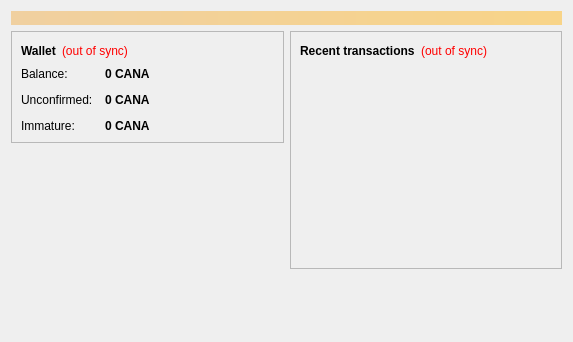
<?xml version="1.0" encoding="UTF-8"?>
<ui version="4.0">
 <class>OverviewPage</class>
 <widget class="QWidget" name="OverviewPage">
  <property name="geometry">
   <rect>
    <x>0</x>
    <y>0</y>
    <width>573</width>
    <height>342</height>
   </rect>
  </property>
  <property name="windowTitle">
   <string>Form</string>
  </property>
  <layout class="QVBoxLayout" name="topLayout">
   <item>
    <widget class="QLabel" name="labelAlerts">
     <property name="visible">
      <bool>false</bool>
     </property>
     <property name="styleSheet">
      <string notr="true">background-color: qlineargradient(x1: 0, y1: 0, x2: 1, y2: 0, stop:0 #F0D0A0, stop:1 #F8D488); color:#000000;</string>
     </property>
     <property name="wordWrap">
      <bool>true</bool>
     </property>
     <property name="margin">
      <number>3</number>
     </property>
    </widget>
   </item>
   <item>
    <layout class="QHBoxLayout" name="horizontalLayout" stretch="1,1">
     <item>
      <layout class="QVBoxLayout" name="verticalLayout_2">
       <item>
        <widget class="QFrame" name="frame">
         <property name="frameShape">
          <enum>QFrame::StyledPanel</enum>
         </property>
         <property name="frameShadow">
          <enum>QFrame::Raised</enum>
         </property>
         <layout class="QVBoxLayout" name="verticalLayout_4">
          <item>
           <layout class="QHBoxLayout" name="horizontalLayout_4">
            <item>
             <widget class="QLabel" name="label_5">
              <property name="font">
               <font>
                <weight>75</weight>
                <bold>true</bold>
               </font>
              </property>
              <property name="text">
               <string>Wallet</string>
              </property>
             </widget>
            </item>
            <item>
             <widget class="QLabel" name="labelWalletStatus">
              <property name="toolTip">
               <string>The displayed information may be out of date. Your wallet automatically synchronizes with the puntacana network after a connection is established, but this process has not completed yet.</string>
              </property>
              <property name="styleSheet">
               <string notr="true">QLabel { color: red; }</string>
              </property>
              <property name="text">
               <string notr="true">(out of sync)</string>
              </property>
              <property name="alignment">
               <set>Qt::AlignLeading|Qt::AlignLeft|Qt::AlignVCenter</set>
              </property>
             </widget>
            </item>
            <item>
             <spacer name="horizontalSpacer_2">
              <property name="orientation">
               <enum>Qt::Horizontal</enum>
              </property>
              <property name="sizeHint" stdset="0">
               <size>
                <width>40</width>
                <height>20</height>
               </size>
              </property>
             </spacer>
            </item>
           </layout>
          </item>
          <item>
           <layout class="QFormLayout" name="formLayout_2">
            <property name="fieldGrowthPolicy">
             <enum>QFormLayout::AllNonFixedFieldsGrow</enum>
            </property>
            <property name="horizontalSpacing">
             <number>12</number>
            </property>
            <property name="verticalSpacing">
             <number>12</number>
            </property>
            <item row="0" column="0">
             <widget class="QLabel" name="label">
              <property name="text">
               <string>Balance:</string>
              </property>
             </widget>
            </item>
            <item row="0" column="1">
             <widget class="QLabel" name="labelBalance">
              <property name="font">
               <font>
                <weight>75</weight>
                <bold>true</bold>
               </font>
              </property>
              <property name="cursor">
               <cursorShape>IBeamCursor</cursorShape>
              </property>
              <property name="toolTip">
               <string>Your current balance</string>
              </property>
              <property name="text">
               <string notr="true">0 CANA</string>
              </property>
              <property name="textInteractionFlags">
               <set>Qt::LinksAccessibleByMouse|Qt::TextSelectableByKeyboard|Qt::TextSelectableByMouse</set>
              </property>
             </widget>
            </item>
            <item row="1" column="0">
             <widget class="QLabel" name="label_3">
              <property name="text">
               <string>Unconfirmed:</string>
              </property>
             </widget>
            </item>
            <item row="1" column="1">
             <widget class="QLabel" name="labelUnconfirmed">
              <property name="font">
               <font>
                <weight>75</weight>
                <bold>true</bold>
               </font>
              </property>
              <property name="cursor">
               <cursorShape>IBeamCursor</cursorShape>
              </property>
              <property name="toolTip">
               <string>Total of transactions that have yet to be confirmed, and do not yet count toward the current balance</string>
              </property>
              <property name="text">
               <string notr="true">0 CANA</string>
              </property>
              <property name="textInteractionFlags">
               <set>Qt::LinksAccessibleByMouse|Qt::TextSelectableByKeyboard|Qt::TextSelectableByMouse</set>
              </property>
             </widget>
            </item>
            <item row="2" column="0">
             <widget class="QLabel" name="labelImmatureText">
              <property name="text">
               <string>Immature:</string>
              </property>
             </widget>
            </item>
            <item row="2" column="1">
             <widget class="QLabel" name="labelImmature">
              <property name="font">
               <font>
                <weight>75</weight>
                <bold>true</bold>
               </font>
              </property>
              <property name="toolTip">
               <string>Mined balance that has not yet matured</string>
              </property>
              <property name="text">
               <string notr="true">0 CANA</string>
              </property>
              <property name="textInteractionFlags">
               <set>Qt::LinksAccessibleByMouse|Qt::TextSelectableByKeyboard|Qt::TextSelectableByMouse</set>
              </property>
             </widget>
            </item>
           </layout>
          </item>
         </layout>
        </widget>
       </item>
       <item>
        <spacer name="verticalSpacer">
         <property name="orientation">
          <enum>Qt::Vertical</enum>
         </property>
         <property name="sizeHint" stdset="0">
          <size>
           <width>20</width>
           <height>40</height>
          </size>
         </property>
        </spacer>
       </item>
      </layout>
     </item>
     <item>
      <layout class="QVBoxLayout" name="verticalLayout_3">
       <item>
        <widget class="QFrame" name="frame_2">
         <property name="frameShape">
          <enum>QFrame::StyledPanel</enum>
         </property>
         <property name="frameShadow">
          <enum>QFrame::Raised</enum>
         </property>
         <layout class="QVBoxLayout" name="verticalLayout">
          <item>
           <layout class="QHBoxLayout" name="horizontalLayout_2">
            <item>
             <widget class="QLabel" name="label_4">
              <property name="text">
               <string>&lt;b&gt;Recent transactions&lt;/b&gt;</string>
              </property>
             </widget>
            </item>
            <item>
             <widget class="QLabel" name="labelTransactionsStatus">
              <property name="toolTip">
               <string>The displayed information may be out of date. Your wallet automatically synchronizes with the puntacana network after a connection is established, but this process has not completed yet.</string>
              </property>
              <property name="styleSheet">
               <string notr="true">QLabel { color: red; }</string>
              </property>
              <property name="text">
               <string notr="true">(out of sync)</string>
              </property>
              <property name="alignment">
               <set>Qt::AlignRight|Qt::AlignTrailing|Qt::AlignVCenter</set>
              </property>
             </widget>
            </item>
            <item>
             <spacer name="horizontalSpacer">
              <property name="orientation">
               <enum>Qt::Horizontal</enum>
              </property>
              <property name="sizeHint" stdset="0">
               <size>
                <width>40</width>
                <height>20</height>
               </size>
              </property>
             </spacer>
            </item>
           </layout>
          </item>
          <item>
           <widget class="QListView" name="listTransactions">
            <property name="styleSheet">
             <string notr="true">QListView { background: transparent; }</string>
            </property>
            <property name="frameShape">
             <enum>QFrame::NoFrame</enum>
            </property>
            <property name="verticalScrollBarPolicy">
             <enum>Qt::ScrollBarAlwaysOff</enum>
            </property>
            <property name="horizontalScrollBarPolicy">
             <enum>Qt::ScrollBarAlwaysOff</enum>
            </property>
            <property name="selectionMode">
             <enum>QAbstractItemView::NoSelection</enum>
            </property>
           </widget>
          </item>
         </layout>
        </widget>
       </item>
       <item>
        <spacer name="verticalSpacer_2">
         <property name="orientation">
          <enum>Qt::Vertical</enum>
         </property>
         <property name="sizeHint" stdset="0">
          <size>
           <width>20</width>
           <height>40</height>
          </size>
         </property>
        </spacer>
       </item>
      </layout>
     </item>
    </layout>
   </item>
  </layout>
 </widget>
 <resources/>
 <connections/>
</ui>
